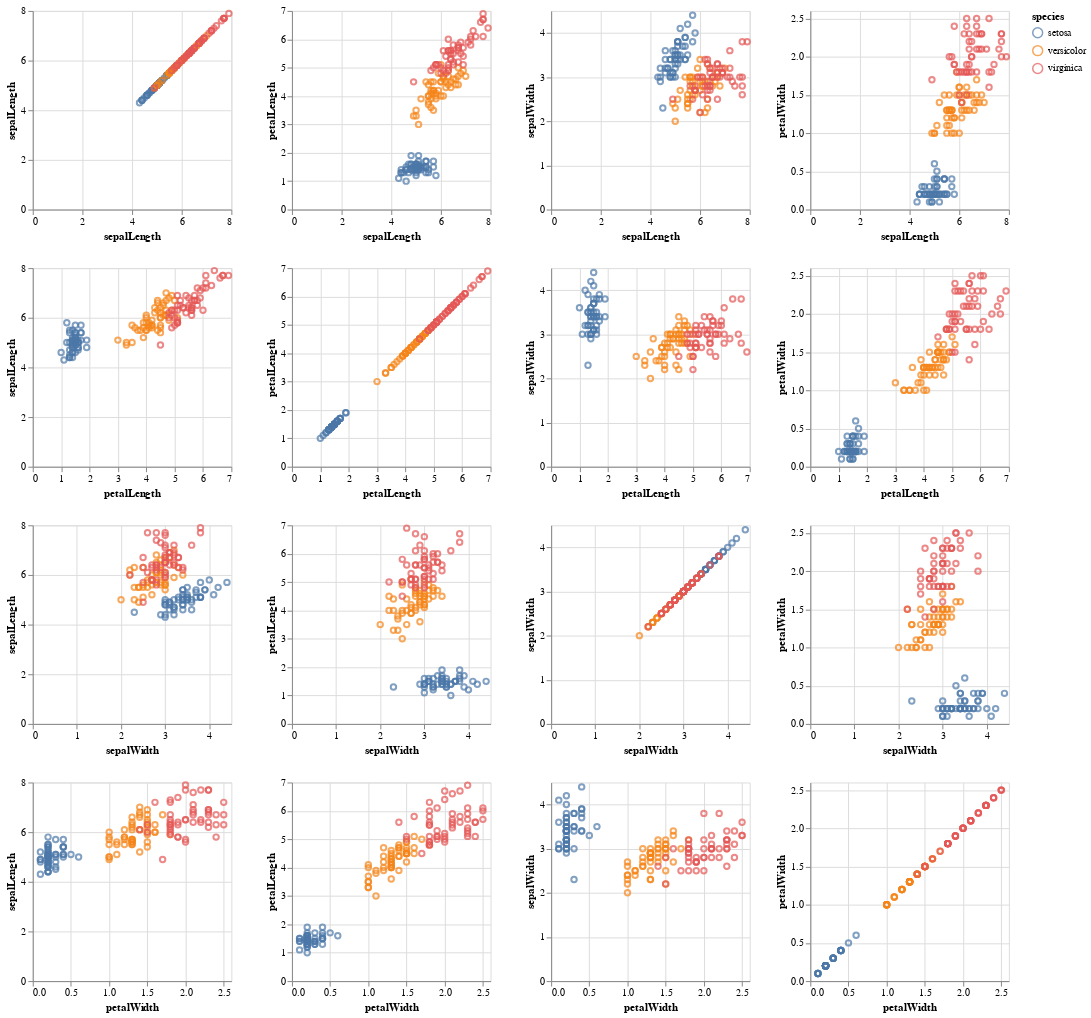

Notebook code for this chart:
### Markdown cell above
We can use chart composition to create multiple views which are linked together with a brush. We will use the SPLOM as an example of linked multiple views.

### Code cell
cols = ["sepalLength", "petalLength", "sepalWidth", "petalWidth"]

alt.Chart(iris_df, width=200, height=200).mark_point().encode(
    x=alt.X(alt.repeat("row"), type="quantitative"),
    y=alt.X(alt.repeat("column"), type="quantitative"), 
    color="species:N", 
    tooltip="species:N"
).repeat(
    row=cols,
    column=cols
)

### Figure 1 — Vega-Lite specification as saved in the notebook (floating-point values rounded to 4 significant figures; data arrays with more than 128 entries replaced by an {"elided": "..."} marker saying what was removed)
{"config": {"view": {"continuousWidth": 300, "continuousHeight": 300}}, "repeat": {"column": ["sepalLength", "petalLength", "sepalWidth", "petalWidth"], "row": ["sepalLength", "petalLength", "sepalWidth", "petalWidth"]}, "spec": {"data": {"name": "data-fca4a91edf579a616212ebff2e4ce4dd"}, "mark": {"type": "point"}, "encoding": {"color": {"field": "species", "type": "nominal"}, "tooltip": {"field": "species", "type": "nominal"}, "x": {"field": {"repeat": "row"}, "type": "quantitative"}, "y": {"field": {"repeat": "column"}, "type": "quantitative"}}, "height": 200, "width": 200}, "$schema": "https://vega.github.io/schema/vega-lite/v5.20.1.json", "datasets": {"data-fca4a91edf579a616212ebff2e4ce4dd": {"elided": "150 records"}}}
